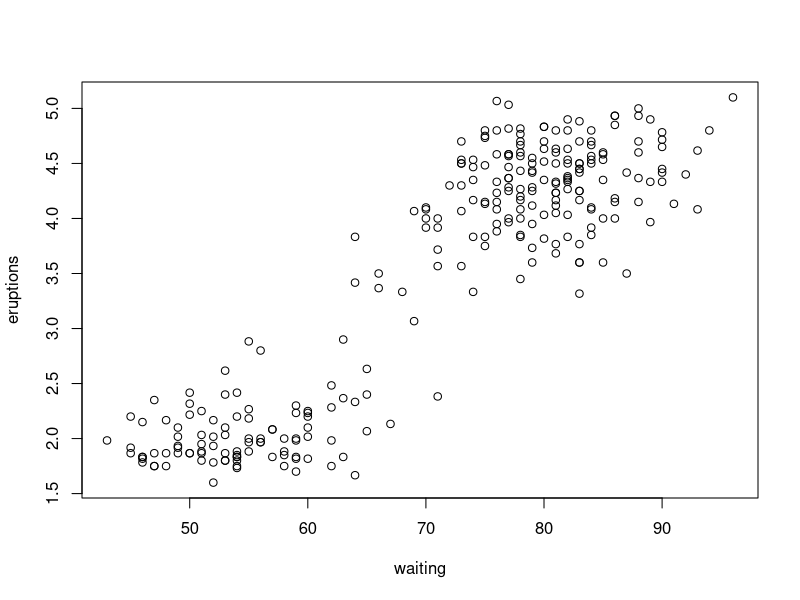
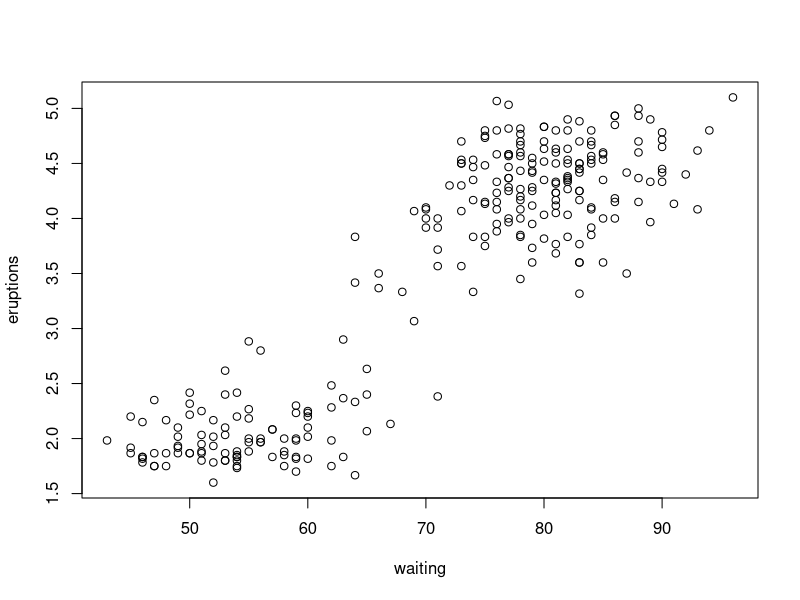
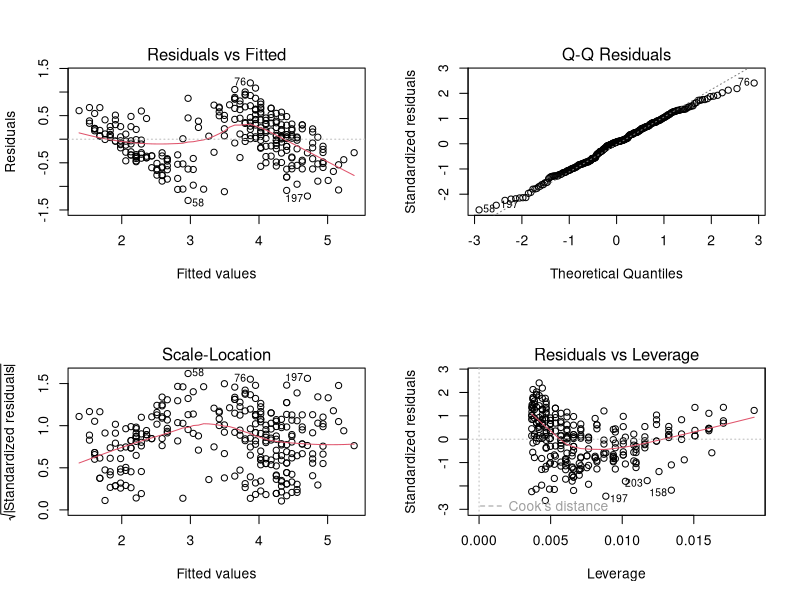
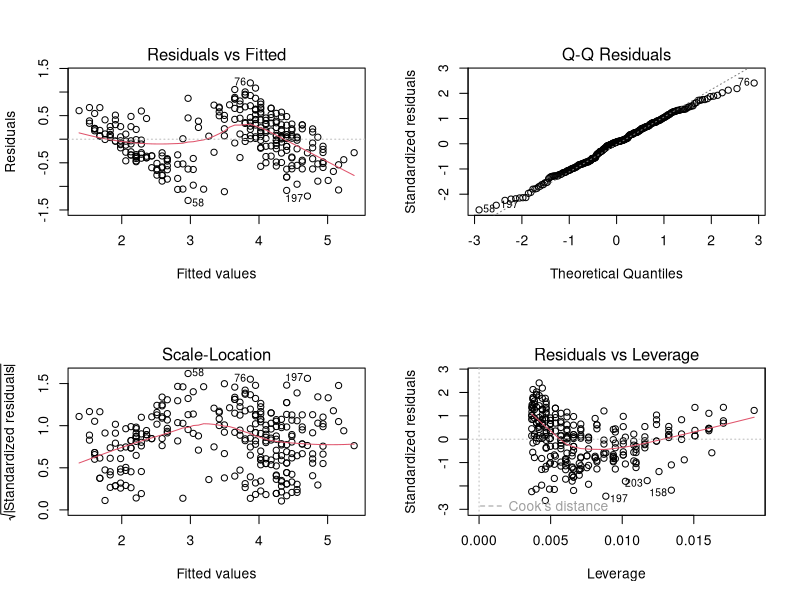
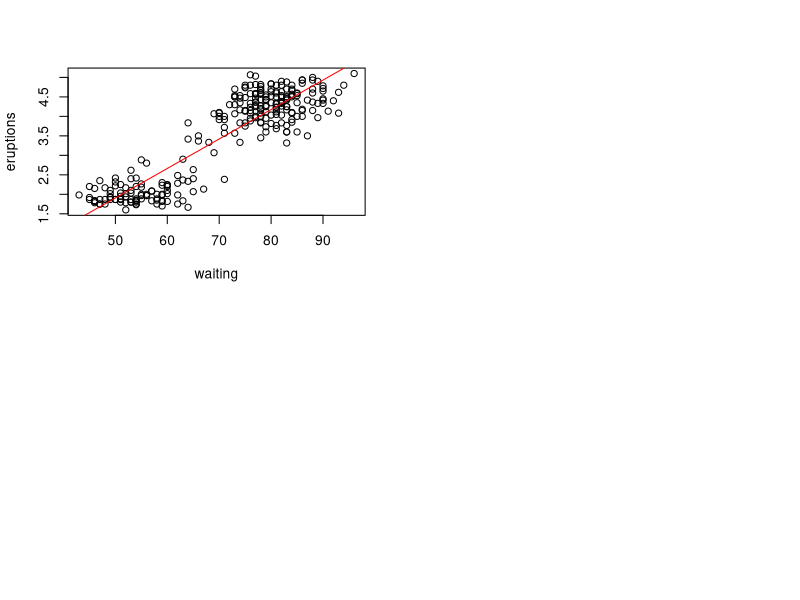

The R script that drew these images, in order:
View(faithful)
attach(faithful)     # attach the data frame
names(faithful)
str(faithful)
head(faithful,10)
# behaviour and missing value and univariate analysis
summary(faithful)
## another way missing value....
sapply(faithful, function(x) sum(is.na(x)))
### scatter plot and correlation
plot(waiting,eruptions)
plot(eruptions~waiting)
cor(faithful)
input<-faithful
### Regression model
eruption.lm = lm(eruptions ~ waiting , data= input)
summary(eruption.lm)
anova(eruption.lm)
### assumption of regression model
## below command will plot all the assumption plot in 2*2 format
par(mfrow=c(2,2))
plot(eruption.lm)

library(lmtest)
dwtest(eruption.lm)
### linearity
plot(eruption.lm)
# prediction of 80 waiting
y=-1.87402+0.07563*80
y

## JUST TO CHECK MATHEMATICALLY of linear model
input<-faithful
Probability<-data.frame(eruption.lm$fitted.values)
Residual<-data.frame(eruption.lm$residuals)
input$Fitted_value<-Probability$eruption.lm.fitted.values
input$Residual<-Residual$eruption.lm.residuals
summary(eruption.lm)
plot(eruptions~waiting)
abline(eruption.lm,col="red")

#Prediction method on entire testing dataset
newdata = data.frame(waiting=80)
predict(eruption.lm,newdata)

